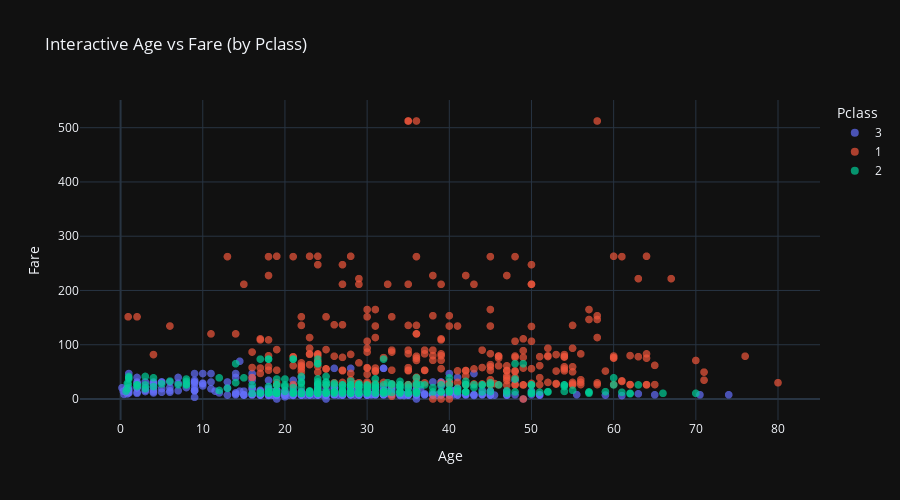

Here is the notebook cell this chart was saved with:
### Markdown cell above
Scatter plot (интерактивный): стоимость билета в зависимости от возраста, цвет - класс

### Code cell
fig = px.scatter(df.reset_index(), x='Age', y='Fare', color='Pclass', hover_data=['Name','Survived','Sex','Ticket'],
                 title='Interactive Age vs Fare (by Pclass)', height=500)
fig.update_traces(marker={'size':8, 'opacity':0.7})
fig

### Figure 1 — Plotly figure (JSON) as saved in the notebook; plotly's stock layout.template omitted (floating-point values rounded to 4 significant figures; data arrays with more than 128 entries replaced by an {"elided": "..."} marker saying what was removed)
{"data": [{"customdata": {"elided": "709x4 mixed values"}, "hovertemplate": "Pclass=3<br>Age=%{x}<br>Fare=%{y}<br>Name=%{customdata[0]}<br>Survived=%{customdata[1]}<br>Sex=%{customdata[2]}<br>Ticket=%{customdata[3]}<extra></extra>", "legendgroup": "3", "marker": {"color": "#636efa", "symbol": "circle", "opacity": 0.7, "size": 8}, "mode": "markers", "name": "3", "showlegend": true, "x": {"elided": "709 float values"}, "xaxis": "x", "y": {"elided": "709 float values"}, "yaxis": "y", "type": "scattergl"}, {"customdata": {"elided": "323x4 mixed values"}, "hovertemplate": "Pclass=1<br>Age=%{x}<br>Fare=%{y}<br>Name=%{customdata[0]}<br>Survived=%{customdata[1]}<br>Sex=%{customdata[2]}<br>Ticket=%{customdata[3]}<extra></extra>", "legendgroup": "1", "marker": {"color": "#EF553B", "symbol": "circle", "opacity": 0.7, "size": 8}, "mode": "markers", "name": "1", "showlegend": true, "x": {"elided": "323 float values"}, "xaxis": "x", "y": {"elided": "323 float values"}, "yaxis": "y", "type": "scattergl"}, {"customdata": {"elided": "277x4 mixed values"}, "hovertemplate": "Pclass=2<br>Age=%{x}<br>Fare=%{y}<br>Name=%{customdata[0]}<br>Survived=%{customdata[1]}<br>Sex=%{customdata[2]}<br>Ticket=%{customdata[3]}<extra></extra>", "legendgroup": "2", "marker": {"color": "#00cc96", "symbol": "circle", "opacity": 0.7, "size": 8}, "mode": "markers", "name": "2", "showlegend": true, "x": {"elided": "277 float values"}, "xaxis": "x", "y": {"elided": "277 float values"}, "yaxis": "y", "type": "scattergl"}], "layout": {"xaxis": {"anchor": "y", "domain": [0.0, 1.0], "title": {"text": "Age"}}, "yaxis": {"anchor": "x", "domain": [0.0, 1.0], "title": {"text": "Fare"}}, "legend": {"title": {"text": "Pclass"}, "tracegroupgap": 0}, "title": {"text": "Interactive Age vs Fare (by Pclass)"}, "height": 500}}
